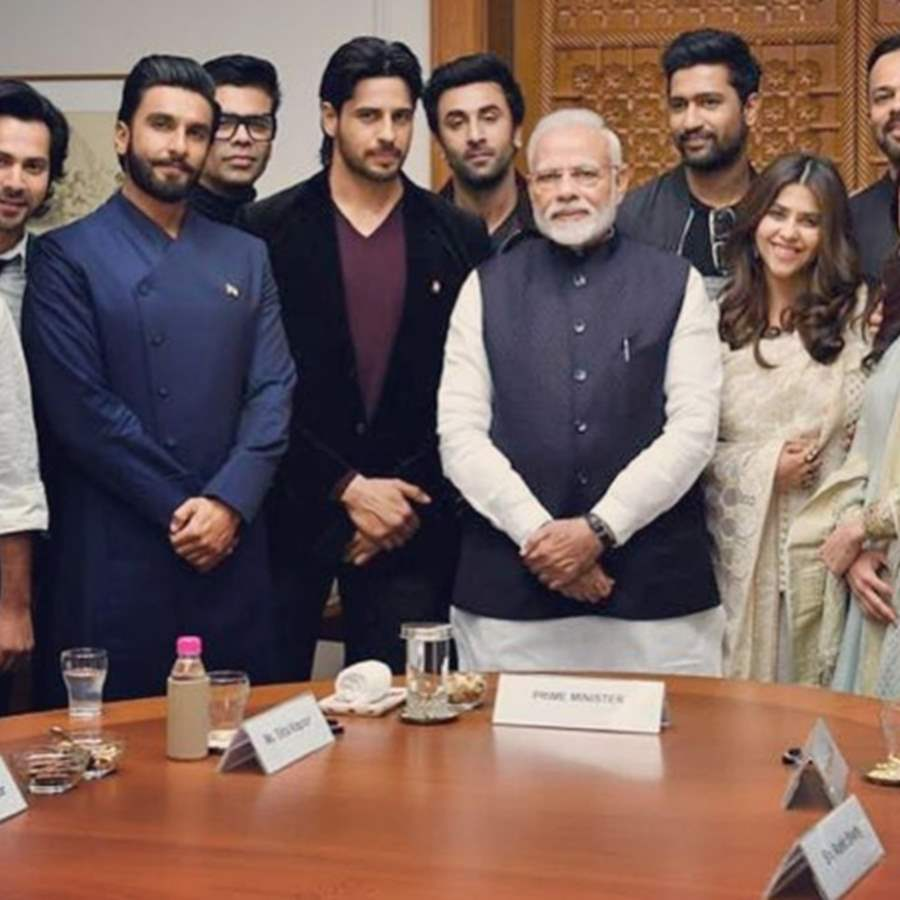
#> input picture actor.jpg, 900 x 900 px
$ jupyter execute 'Harris Corner.ipynb'
#> lines starting #> are read from the running program, lines starting #| are printed output that depends on the picture; after the words box and inside, x2 and y2 are one past the last pixel; in counts of white or black regions, pixels touching at a corner belong together
[cell 1]
import cv2 as cv
import numpy as np

[cell 2]
img = cv.imread("actor.jpg")
#> img is the input picture: shape (900, 900, 3); mean B, G, R 91.6, 96.5, 120.1
gray = cv.cvtColor(img,cv.COLOR_BGR2GRAY)
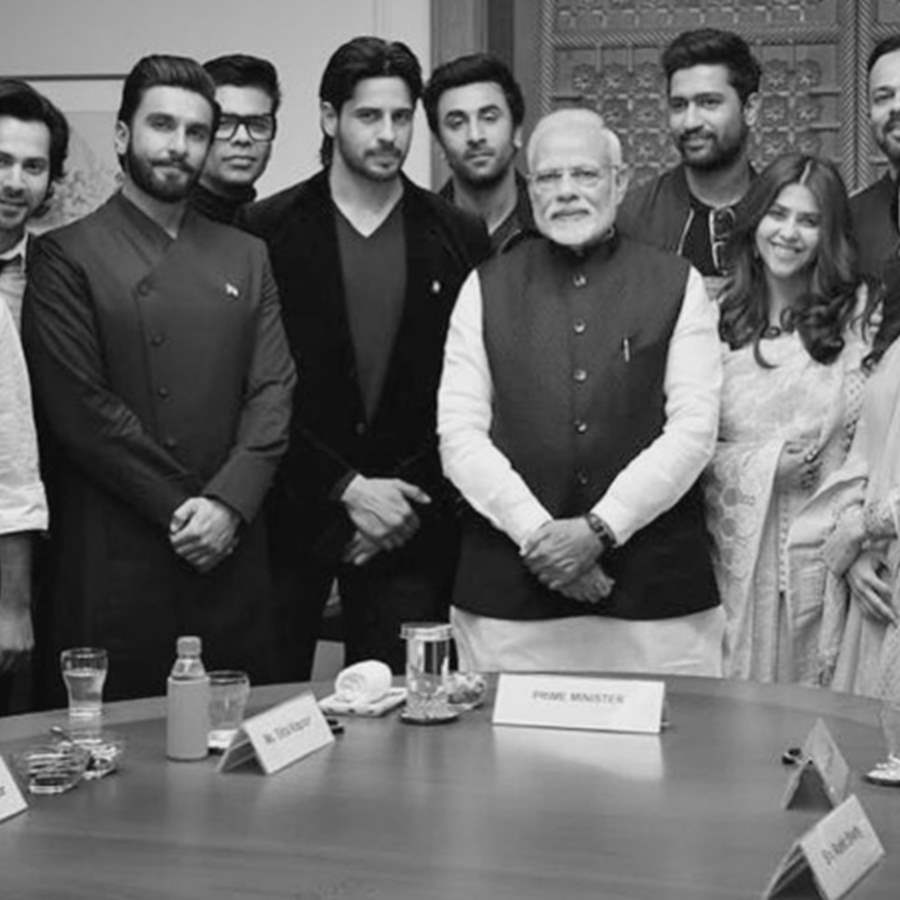
#> gray: shape (900, 900); min 1, max 248, mean 103

#convert to float 32
gray = np.float32(gray)

# Harris corner detection
result =cv.cornerHarris(gray,blockSize =12, ksize = 3 ,k =0.04)
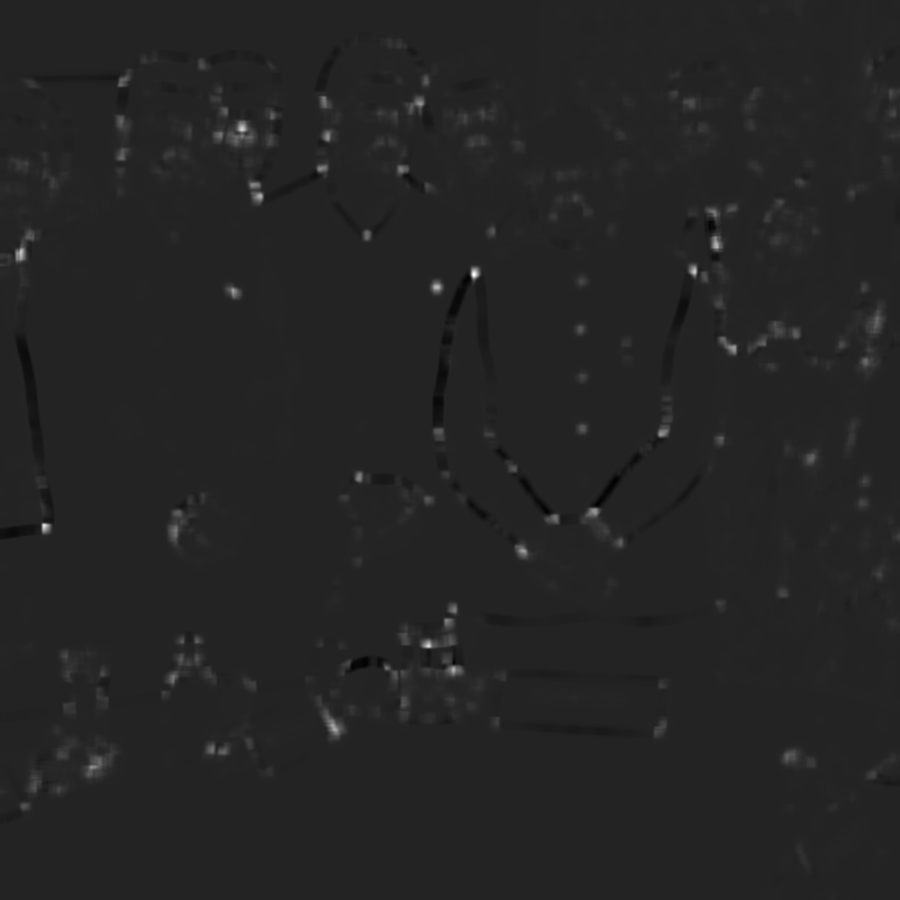
#> result: shape (900, 900) float32; min -512346.1, max 3122311.2, mean 14864.5; drawn with min black and max white

#Dilate corner image to enhance corner point
corner = cv.dilate(result,None)

img[corner>0.1 * corner.max()] =[0,0,225]
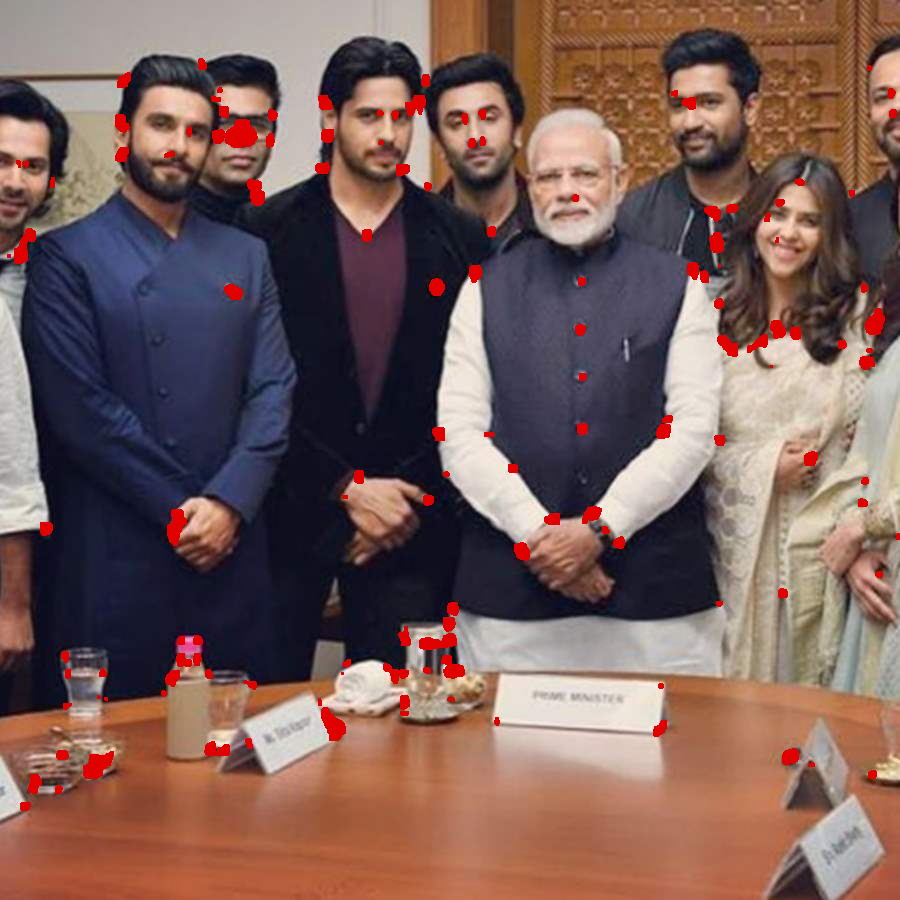
#> img: shape (900, 900, 3); 2.12% of pixels changed, all inside (x1, y1, x2, y2) = (7, 58, 900, 811)

if img is None:
    print("No image")
else:
    resize =cv.resize(img,(600,500))
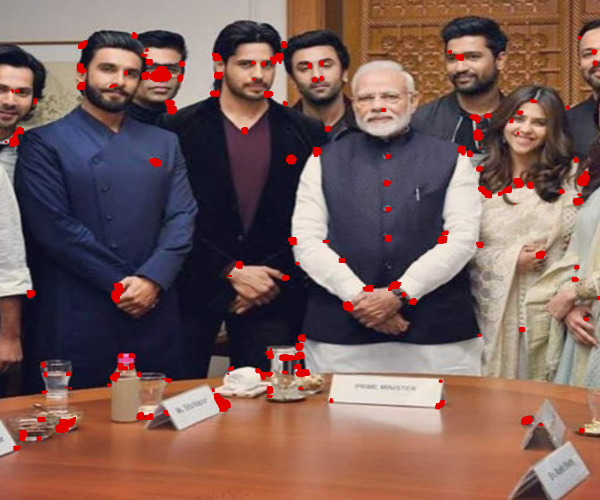
#> resize: shape (500, 600, 3); mean B, G, R 89.3, 94.2, 122.1
    cv.imshow("window",resize)
    cv.waitKey(0)
    cv.destroyAllWindows()

$ run again, with allDog.jpg copied over actor.jpg
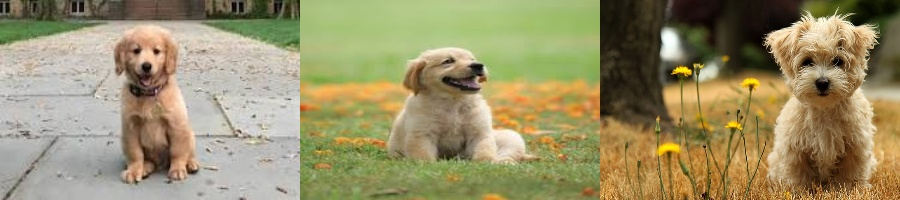
#> input picture allDog.jpg, 900 x 200 px
#> img is the input picture: shape (200, 900, 3); mean B, G, R 104.8, 143.9, 153.2
#> `result =cv.cornerHarris(gray,blockSize =12, ksize = 3 ,k =0.04)`:
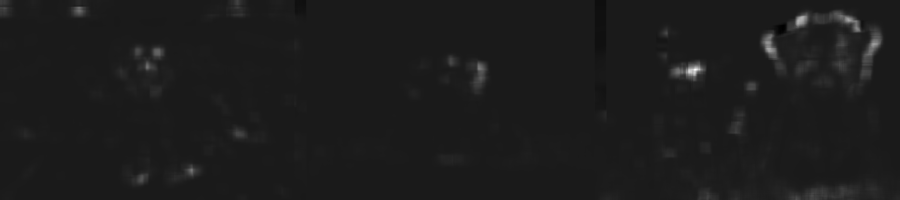
#> result: shape (200, 900) float32; min -1143045.6, max 9821127, mean 96562.1; drawn with min black and max white
#> img: shape (200, 900, 3); 3.42% of pixels changed, all inside (x1, y1, x2, y2) = (0, 0, 884, 200)
#> `resize =cv.resize(img,(600,500))`:
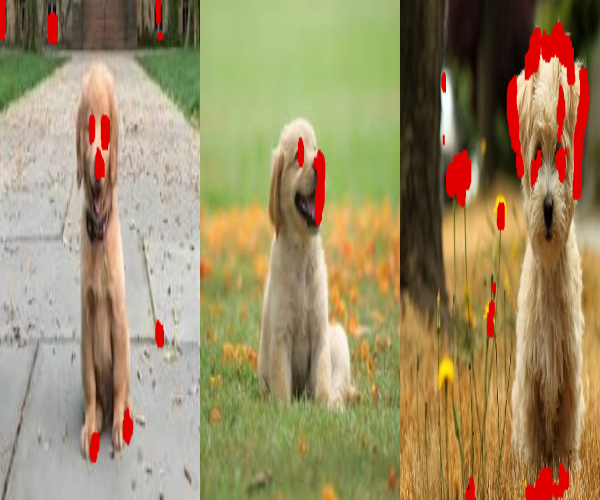
#> resize: shape (500, 600, 3); mean B, G, R 101.9, 139.9, 156.2

$ run again, with dog.jpg copied over actor.jpg
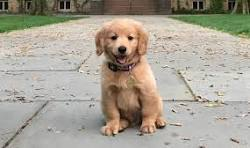
#> input picture dog.jpg, 250 x 148 px
#> img is the input picture: shape (148, 250, 3); mean B, G, R 149.1, 162, 168.5
#> `corner = cv.dilate(result,None)`:
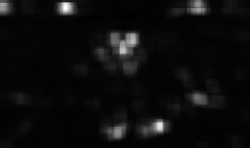
#> corner: shape (148, 250) float32; min -98895.5, max 6521495, mean 232656.4; drawn with min black and max white
#> img: shape (148, 250, 3); 8.23% of pixels changed, all inside (x1, y1, x2, y2) = (0, 0, 210, 140)
#> `resize =cv.resize(img,(600,500))`:
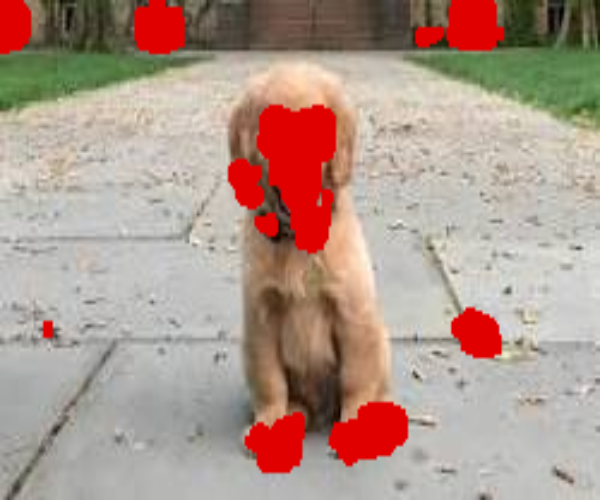
#> resize: shape (500, 600, 3); mean B, G, R 140.9, 152.3, 175.6
